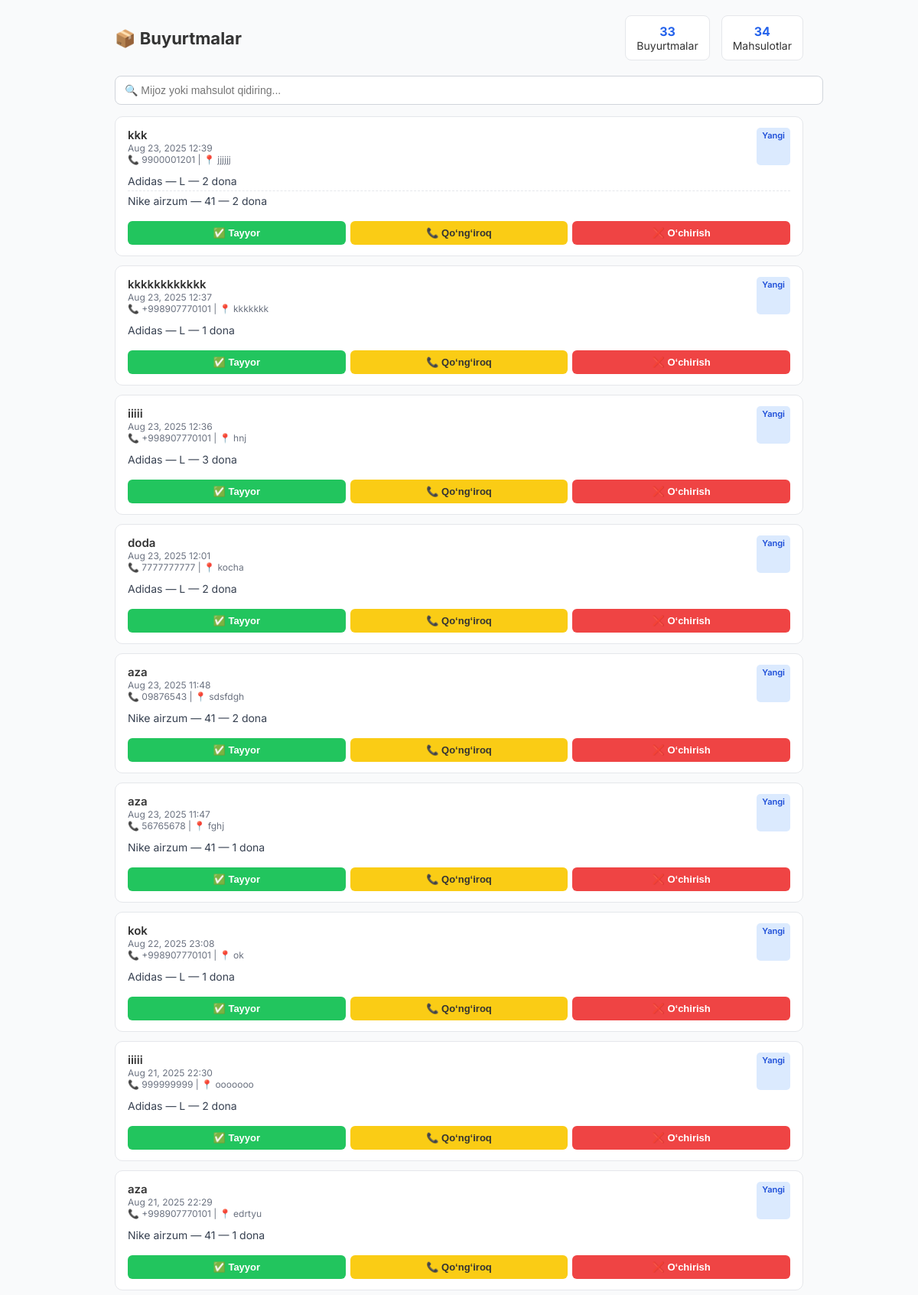
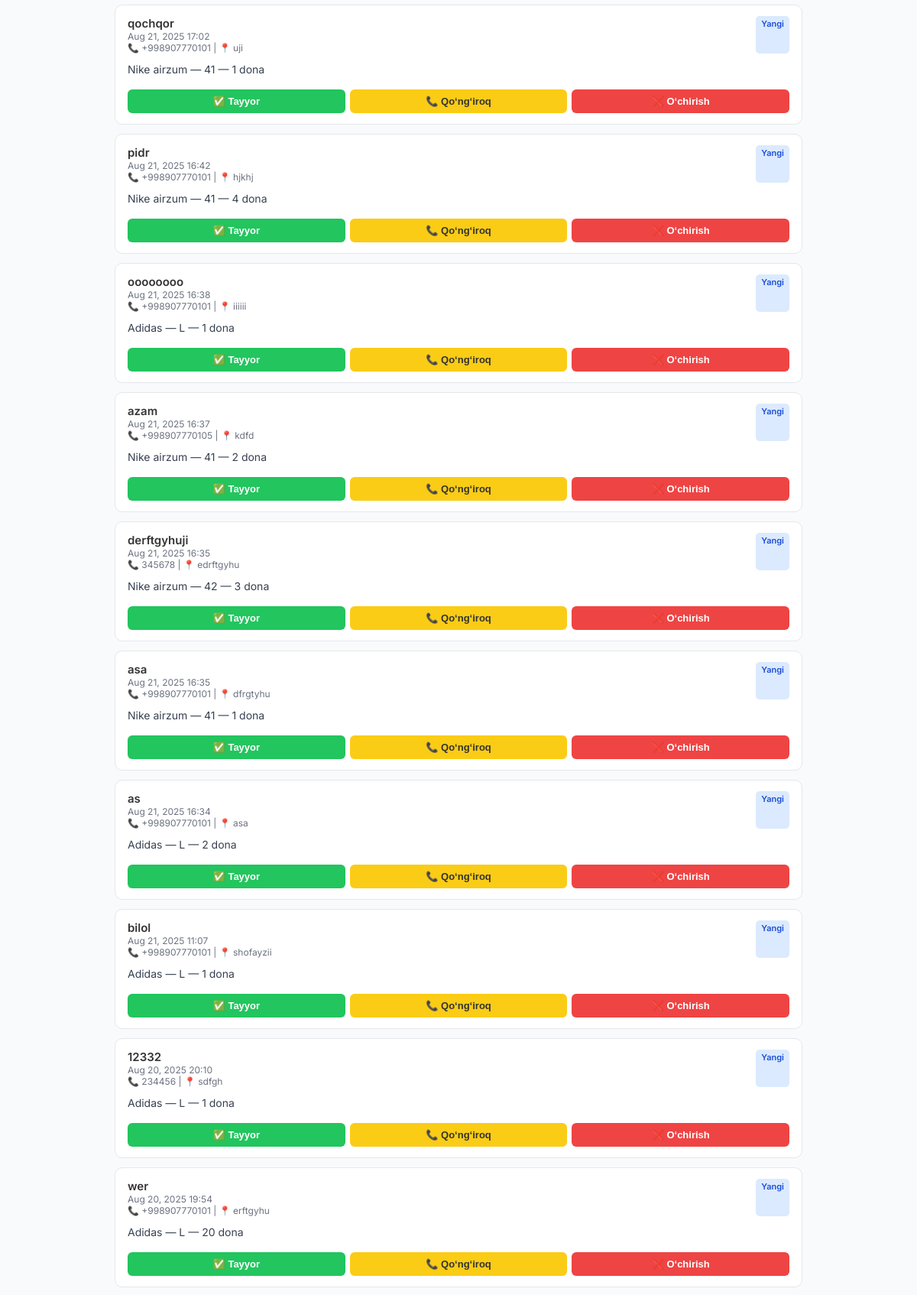
The app's page /panel/panel/ (upper part) with its own data (2 pictures, top to bottom).
### store/models.py (models this page shows, shortened)
class Order(models.Model):
    user = models.ForeignKey(settings.AUTH_USER_MODEL, on_delete=models.CASCADE, blank=True, null=True)
    customer_name = models.CharField(max_length=100)
    customer_phone = models.CharField(max_length=20)
    customer_address = models.CharField(max_length=255)
    created_at = models.DateTimeField(auto_now_add=True)
    data = models.JSONField(default=dict)

### panel/views.py (the view)
# urls.py: path("panel/", include("panel.urls")),
def panel(request):
    orders = Order.objects.order_by('-created_at')
    return render(request, 'panel.html', {'orders': orders})

### templates/panel.html (shortened to what this page needs)
<!DOCTYPE html>
<html lang="uz">
<head>
</head>
<body>
  <div class="container">
    <div class="header">
      <h1>📦 Buyurtmalar</h1>
      <div class="stats">
        <div class="stat"><div class="val" id="stOrders">0</div><div>Buyurtmalar</div></div>
        <div class="stat"><div class="val" id="stItems">0</div><div>Mahsulotlar</div></div>
      </div>
    </div>
    <div class="search-bar">
      <input type="text" id="searchInput" placeholder="🔍 Mijoz yoki mahsulot qidiring..." />
    </div>
    <div id="ordersGrid">
      {% for order in orders %}
      <div class="order-card" data-order-id="{{ order.id }}">
        <div class="order-head">
          <div>
            <div class="customer">{{ order.customer_name }}</div>
            <div class="time">{{ order.created_at|date:"M d, Y H:i" }}</div>
            <div class="time">📞 {{ order.customer_phone }} | 📍 {{ order.customer_address }}</div>
          </div>
          <span class="badge new" data-badge>Yangi</span>
        </div>
        <div class="items">
          {% for key, item in order.data.items %}
            <div class="item">
              {% if item.name %}{{ item.name }}{% else %}Nomi yo‘q{% endif %} —
              {{ item.size }} — {{ item.qty }} dona
            </div>
          {% endfor %}
        </div>
        <div class="actions">
          <button class="btn ok" data-done>✅ Tayyor</button>
          <button class="btn warn" data-call>📞 Qo‘ng‘iroq</button>
          <button class="btn danger" data-delete>❌ O‘chirish</button>
        </div>
      </div>
      {% endfor %}
    </div>
  </div>
</body>
</html>

### templates/panel.html (style rules this page uses)
body { font-family: 'Inter', sans-serif; background: #f9fafb; margin: 0; padding: 20px; color: #333; }
.container { max-width: 900px; margin: auto; }
.header { display: flex; align-items: center; justify-content: space-between; margin-bottom: 20px; }
.header h1 { font-weight: 700; font-size: 22px; margin: 0; }
.stats { display: flex; gap: 15px; }
.stat { background: #fff; padding: 10px 14px; border-radius: 8px; border: 1px solid #e5e7eb; font-size: 14px; text-align: center; }
.stat .val { font-size: 16px; font-weight: 700; color: #2563eb; }
.search-bar { margin-bottom: 15px; }
.search-bar input { width: 100%; padding: 10px 12px; border: 1px solid #d1d5db; border-radius: 8px; outline: none; font-size: 14px; }
.order-card { background: #fff; border: 1px solid #e5e7eb; border-radius: 10px; padding: 14px 16px; margin-bottom: 12px; display: flex; flex-direction: column; gap: 8px; }
.order-head { display: flex; justify-content: space-between; }
.customer { font-weight: 600; font-size: 15px; }
.time { font-size: 12px; color: #6b7280; }
.badge { font-size: 11px; font-weight: 600; padding: 3px 7px; border-radius: 5px; }
.badge.new { background:#dbeafe; color:#1d4ed8; }
.items { font-size: 14px; color:#374151; }
.item { padding: 4px 0; border-bottom: 1px dashed #e5e7eb; }
.item:last-child { border-bottom: none; }
.actions { display: flex; gap: 6px; margin-top: 6px; }
.btn { flex: 1; padding: 8px; border: none; border-radius: 6px; font-weight: 600; font-size: 13px; cursor: pointer; }
.btn.ok { background:#22c55e; color:white; }
.btn.warn { background:#facc15; color:#333; }
.btn.danger { background:#ef4444; color:white; }

### records on screen
Order: customer_name "kkk", created_at "Aug 23, 2025 12:39", customer_phone "9900001201", customer_address "jjjjjj", name "Adidas" "Nike airzum", size "L" "41", qty "2" "2"
Order: customer_name "kkkkkkkkkkkk", created_at "Aug 23, 2025 12:37", customer_phone "+998907770101", customer_address "kkkkkkk", name "Adidas", size "L", qty "1"
Order: customer_name "iiiii", created_at "Aug 23, 2025 12:36", customer_phone "+998907770101", customer_address "hnj", name "Adidas", size "L", qty "3"
Order: customer_name "doda", created_at "Aug 23, 2025 12:01", customer_phone "7777777777", customer_address "kocha", name "Adidas", size "L", qty "2"
Order: customer_name "aza", created_at "Aug 23, 2025 11:48", customer_phone "09876543", customer_address "sdsfdgh", name "Nike airzum", size "41", qty "2"
Order: customer_name "aza", created_at "Aug 23, 2025 11:47", customer_phone "56765678", customer_address "fghj", name "Nike airzum", size "41", qty "1"
Order: customer_name "kok", created_at "Aug 22, 2025 23:08", customer_phone "+998907770101", customer_address "ok", name "Adidas", size "L", qty "1"
Order: customer_name "iiiii", created_at "Aug 21, 2025 22:30", customer_phone "999999999", customer_address "ooooooo", name "Adidas", size "L", qty "2"
Order: customer_name "aza", created_at "Aug 21, 2025 22:29", customer_phone "+998907770101", customer_address "edrtyu", name "Nike airzum", size "41", qty "1"
Order: customer_name "qochqor", created_at "Aug 21, 2025 17:02", customer_phone "+998907770101", customer_address "uji", name "Nike airzum", size "41", qty "1"
Order: customer_name "pidr", created_at "Aug 21, 2025 16:42", customer_phone "+998907770101", customer_address "hjkhj", name "Nike airzum", size "41", qty "4"
Order: customer_name "oooooooo", created_at "Aug 21, 2025 16:38", customer_phone "+998907770101", customer_address "iiiiii", name "Adidas", size "L", qty "1"
Order: customer_name "azam", created_at "Aug 21, 2025 16:37", customer_phone "+998907770105", customer_address "kdfd", name "Nike airzum", size "41", qty "2"
Order: customer_name "derftgyhuji", created_at "Aug 21, 2025 16:35", customer_phone "345678", customer_address "edrftgyhu", name "Nike airzum", size "42", qty "3"
Order: customer_name "asa", created_at "Aug 21, 2025 16:35", customer_phone "+998907770101", customer_address "dfrgtyhu", name "Nike airzum", size "41", qty "1"
Order: customer_name "as", created_at "Aug 21, 2025 16:34", customer_phone "+998907770101", customer_address "asa", name "Adidas", size "L", qty "2"
Order: customer_name "bilol", created_at "Aug 21, 2025 11:07", customer_phone "+998907770101", customer_address "shofayzii", name "Adidas", size "L", qty "1"
Order: customer_name "12332", created_at "Aug 20, 2025 20:10", customer_phone "234456", customer_address "sdfgh", name "Adidas", size "L", qty "1"
Order: customer_name "wer", created_at "Aug 20, 2025 19:54", customer_phone "+998907770101", customer_address "erftgyhu", name "Adidas", size "L", qty "20"
